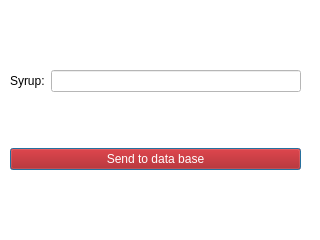
<?xml version="1.0" encoding="UTF-8"?>
<ui version="4.0">
 <class>DeleteSomeSyrupWidget</class>
 <widget class="QDialog" name="DeleteSomeSyrupWidget">
  <property name="geometry">
   <rect>
    <x>0</x>
    <y>0</y>
    <width>320</width>
    <height>240</height>
   </rect>
  </property>
  <property name="windowTitle">
   <string>Dialog</string>
  </property>
  <property name="styleSheet">
   <string notr="true">background-color:white;
</string>
  </property>
  <widget class="QWidget" name="">
   <property name="geometry">
    <rect>
     <x>10</x>
     <y>20</y>
     <width>291</width>
     <height>201</height>
    </rect>
   </property>
   <layout class="QVBoxLayout" name="verticalLayout">
    <item>
     <layout class="QHBoxLayout" name="horizontalLayout">
      <item>
       <widget class="QLabel" name="label">
        <property name="text">
         <string>Syrup:</string>
        </property>
       </widget>
      </item>
      <item>
       <widget class="QLineEdit" name="syrupLine"/>
      </item>
     </layout>
    </item>
    <item>
     <widget class="QPushButton" name="pushButton">
      <property name="styleSheet">
       <string notr="true">background-color:rgb(170, 0, 0);
color:rgb(255, 255, 255);</string>
      </property>
      <property name="text">
       <string>Send to data base</string>
      </property>
     </widget>
    </item>
   </layout>
  </widget>
 </widget>
 <resources/>
 <connections/>
</ui>
